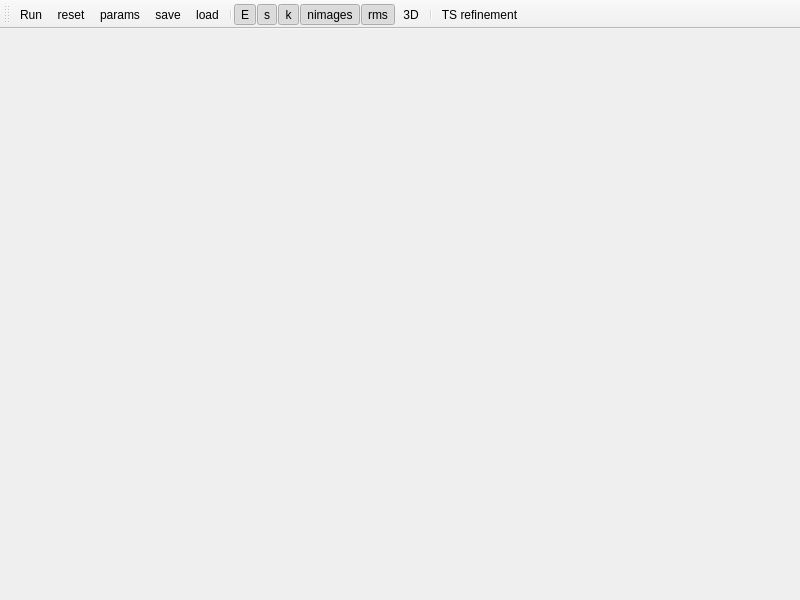
<?xml version="1.0" encoding="UTF-8"?>
<ui version="4.0">
 <class>MainWindow</class>
 <widget class="QMainWindow" name="MainWindow">
  <property name="geometry">
   <rect>
    <x>0</x>
    <y>0</y>
    <width>800</width>
    <height>600</height>
   </rect>
  </property>
  <property name="windowTitle">
   <string>NEB explorer</string>
  </property>
  <widget class="QWidget" name="centralwidget"/>
  <widget class="QMenuBar" name="menubar">
   <property name="geometry">
    <rect>
     <x>0</x>
     <y>0</y>
     <width>800</width>
     <height>29</height>
    </rect>
   </property>
  </widget>
  <widget class="QToolBar" name="toolBar">
   <property name="windowTitle">
    <string>toolBar</string>
   </property>
   <attribute name="toolBarArea">
    <enum>TopToolBarArea</enum>
   </attribute>
   <attribute name="toolBarBreak">
    <bool>false</bool>
   </attribute>
   <addaction name="actionRun"/>
   <addaction name="actionReset"/>
   <addaction name="actionParams"/>
   <addaction name="actionSave"/>
   <addaction name="actionLoad"/>
   <addaction name="separator"/>
   <addaction name="actionE"/>
   <addaction name="actionS"/>
   <addaction name="actionK"/>
   <addaction name="actionNimages"/>
   <addaction name="actionRms"/>
   <addaction name="action3D"/>
   <addaction name="separator"/>
   <addaction name="actionTS"/>
  </widget>
  <action name="actionRun">
   <property name="icon">
    <iconset resource="resources.qrc">
     <normaloff>:/icons/icons/run.png</normaloff>:/icons/icons/run.png</iconset>
   </property>
   <property name="text">
    <string>Run</string>
   </property>
   <property name="toolTip">
    <string>run the neb (continue)</string>
   </property>
  </action>
  <action name="actionE">
   <property name="checkable">
    <bool>true</bool>
   </property>
   <property name="checked">
    <bool>true</bool>
   </property>
   <property name="text">
    <string>E</string>
   </property>
   <property name="toolTip">
    <string>show energies</string>
   </property>
  </action>
  <action name="actionS">
   <property name="checkable">
    <bool>true</bool>
   </property>
   <property name="checked">
    <bool>true</bool>
   </property>
   <property name="text">
    <string>s</string>
   </property>
   <property name="toolTip">
    <string>path length</string>
   </property>
  </action>
  <action name="actionK">
   <property name="checkable">
    <bool>true</bool>
   </property>
   <property name="checked">
    <bool>true</bool>
   </property>
   <property name="text">
    <string>k</string>
   </property>
  </action>
  <action name="actionRms">
   <property name="checkable">
    <bool>true</bool>
   </property>
   <property name="checked">
    <bool>true</bool>
   </property>
   <property name="text">
    <string>rms</string>
   </property>
  </action>
  <action name="actionNimages">
   <property name="checkable">
    <bool>true</bool>
   </property>
   <property name="checked">
    <bool>true</bool>
   </property>
   <property name="text">
    <string>nimages</string>
   </property>
  </action>
  <action name="action3D">
   <property name="checkable">
    <bool>true</bool>
   </property>
   <property name="text">
    <string>3D</string>
   </property>
  </action>
  <action name="actionParams">
   <property name="icon">
    <iconset resource="resources.qrc">
     <normaloff>:/icons/icons/preferences.png</normaloff>:/icons/icons/preferences.png</iconset>
   </property>
   <property name="text">
    <string>params</string>
   </property>
   <property name="toolTip">
    <string>edit parameters</string>
   </property>
  </action>
  <action name="actionReset">
   <property name="icon">
    <iconset resource="resources.qrc">
     <normaloff>:/icons/icons/restart.png</normaloff>:/icons/icons/restart.png</iconset>
   </property>
   <property name="text">
    <string>reset</string>
   </property>
   <property name="toolTip">
    <string>start from fresh interpolation</string>
   </property>
  </action>
  <action name="actionSave">
   <property name="icon">
    <iconset resource="resources.qrc">
     <normaloff>:/icons/icons/save.png</normaloff>:/icons/icons/save.png</iconset>
   </property>
   <property name="text">
    <string>save</string>
   </property>
   <property name="toolTip">
    <string>save path to file</string>
   </property>
  </action>
  <action name="actionLoad">
   <property name="icon">
    <iconset resource="resources.qrc">
     <normaloff>:/icons/icons/open.png</normaloff>:/icons/icons/open.png</iconset>
   </property>
   <property name="text">
    <string>load</string>
   </property>
   <property name="toolTip">
    <string>load path from file</string>
   </property>
  </action>
  <action name="actionTS">
   <property name="text">
    <string>TS refinement</string>
   </property>
   <property name="toolTip">
    <string>switch to ts refinement</string>
   </property>
  </action>
 </widget>
 <resources>
  <include location="pele.gui.ui.resources.qrc"/>
 </resources>
 <connections/>
</ui>
